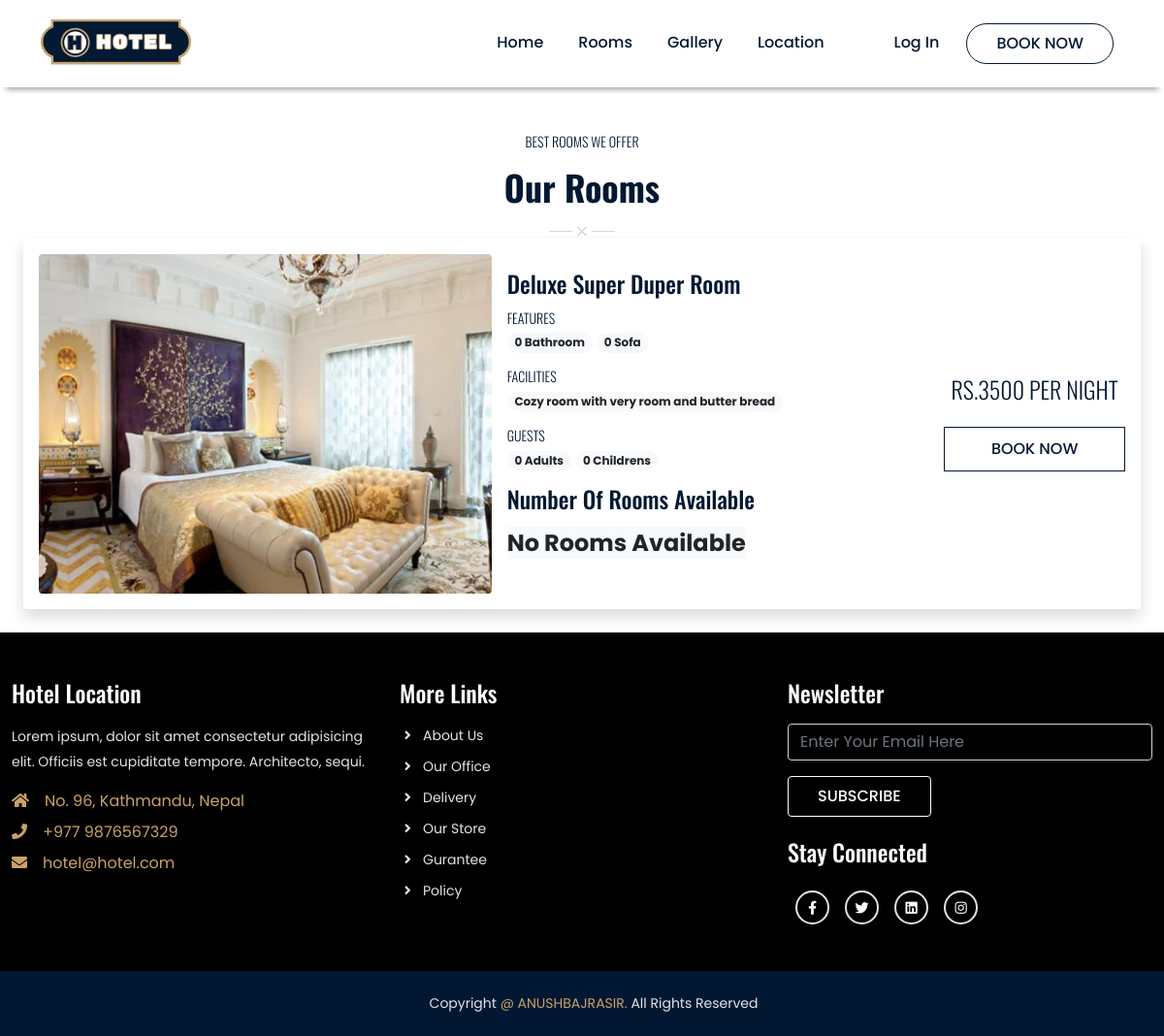
The app's page /category-room.php?category_id=1 with its own data.
### tables this page shows
CREATE TABLE `tbl_category` (
  `id` int(11) NOT NULL,
  `name` varchar(200) NOT NULL,
  `image` varchar(200) NOT NULL,
  `number_of_room` int(11) NOT NULL,
  `bathroom` int(11) NOT NULL,
  `sofa` int(11) NOT NULL,
  `adult` int(11) NOT NULL,
  `child` int(11) NOT NULL,
  `description` varchar(200) DEFAULT NULL,
  `price` int(11) DEFAULT NULL,
  `active` varchar(200) NOT NULL
);

### category-room.php (the view, shortened to what this page needs)
<?php include('frontend-partials/header.php');  ?>
<div class="container">
        <div class="row">
            <div class="col-sm-12 section-title mt-5 text-center">
                <h6>Best Rooms We Offer</h6>
                <h3>Our Rooms</h3>
            </div>
        </div>
    </div>
    <div class="col-lg-12 col-md-12 px-4">
                        <?php
                        if (isset($_GET['category_id']))
                        {
                           $category_id=$_GET['category_id'];
                       }
                       else
                       {
                           header('location:'.SITEURL);
                       }
                        ?>
                            <?php
                                        $sql2="SELECT * FROM tbl_category WHERE id=$category_id";
                                        $res2=mysqli_query($conn,$sql2);
                                        $count2=mysqli_num_rows($res2);
                                        if ($count2>0)
                                        {
                                            $row2=mysqli_fetch_assoc($res2);
                                                $title=$row2['name'];
                                                $image_name=$row2['image'];
                                                $room=$row2['number_of_room'];
                                                $bathroom=$row2['bathroom'];
                                                $sofa=$row2['sofa'];
                                                $adult=$row2['adult'];
                                                $children=$row2['child'];
                                                $description=$row2['description'];
                                                $price=$row2['price'];
                                ?>
                                <div class="card mb-4 border-0 shadow">
                                <div class="row g-0 p-3 align-items-center">
                                <div class="col-md-5 mb-lg-0 mb-md-0 mb-3">
                            <img src="<?php echo SITEURL; ?>images/admin/category/<?php echo $image_name; ?>" class="img-fluid rounded" style="height: 350px; width: 100%; object-fit:cover">
                        </div>
                        <div class="col-md-5 px-lg-3 px-md-3 px-0">
                            <h5 class="mb-3"><?php  echo $title; ?></h5>
                            <div class="features mb-3">
                                <h6 class="mb-1">Features</h6>
                                <span class="badge rounded-pill bg-light text-dark text-wrap">
                                <?php echo $bathroom; ?> Bathroom
                                </span>
                                <span class="badge rounded-pill bg-light text-dark text-wrap">
                                <?php echo $sofa; ?> Sofa
                                </span>
                            </div>
                            <div class="facilities mb-3">
                                <h6 class="mb-1">Facilities</h6>
                                <span class="badge rounded-pill bg-light text-dark text-wrap text-align-left">
                                <?php echo $description; ?>
                                </span>
                            </div>
                            <div class="guests mb-3">
                                <h6 class="mb-1">Guests</h6>
                                <span class="badge rounded-pill bg-light text-dark text-wrap">
                                <?php echo $adult; ?> Adults
                                </span>
                                <span class="badge rounded-pill bg-light text-dark text-wrap">
                                    <?php echo $children; ?> Childrens
                                </span>
                            </div>
                            <div class="facilities mb-3">
                            <h5 class="mb-3">Number Of Rooms Available</h5>
                                <span class=" bg-light text-dark text-align-right fs-4 fw-bolder">
                                <?php if($room == 0)
                                {
                                    echo "No Rooms Available";
                                }
                                else
                                {
                                    echo $room; }
                                    ?>
                                </span>
                            </div>
                        </div>
                        <div class="col-md-2 text-align-center">
                            <h6 class="mb-4 fs-4 text-center">Rs.<?php echo $price; ?> Per Night</h6>
                            <a href="<?php echo SITEURL; ?>booking.php?category_id=<?php echo $category_id; ?>" class="main-btn shadow-none w-100 p-2 rounded-0 text-center">Book Now</a>
                        </div>
                    </div>
                </div>
                                                <?php
                                            }
                                                ?>
            </div>
<?php include('frontend-partials/footer.php');  ?>

### css/style.css (style rules this page uses)
* { box-sizing: border-box; margin: 0; padding: 0; }
:root { --primary-color:#021832; --secondary-color: #caa169; --bg-color : #f4f4f4; --bg-white: #fff; --bg-black:#000; --primary-font : 'Poppins' , sans-serif; --secondary-font: 'Oswald' , sans-serif; --primary-text: #021832; --secondary-text:#caa169; --text-white: #fff; --text-black: #151515; --text-grey: #e4e4e4; }
body { font-family: var(--primary-font); background-color: var(--bg-white); box-sizing: border-box; margin: 0; padding: 0; }
a { text-decoration: none; }
.main-btn { font: 1rem; font-weight: 500; color: var(--primary-color); text-transform: uppercase; background-color: transparent; border: 0.0625rem solid var(--primary-color); padding: .375rem 1.875rem; border-radius: 3.125rem; line-height: 1.75rem; display: inline-block; transition: 0.3s ease-out 0s; }
h3 { margin-bottom: 1.875rem; line-height: 2.875rem; font-weight: 700; font-size: 2.25rem; color: var(--primary-text); font-family: var(--secondary-font); }
h5 { font-size: 1.5rem; line-height: 1; color: var(--primary-text); font-weight: 500; font-family: var(--secondary-font); }
h6 { font-size: .875rem; color: var(--primary-text); margin-bottom: .9375rem; text-transform: uppercase; font-weight: 300; font-family: var(--secondary-font); }
.section-title:after { content:''; background-image: url(../images/title-icon.webp); background-position: center center; background-repeat: no-repeat; display: block; margin-top: -0.9375rem; height: .9375rem; }

### records on screen
tbl_category: image (picture), name "Deluxe Super Duper Room", bathroom "0", sofa "0", description "Cozy room with very room and butter bread", adult "0", child "0", price "3500"
